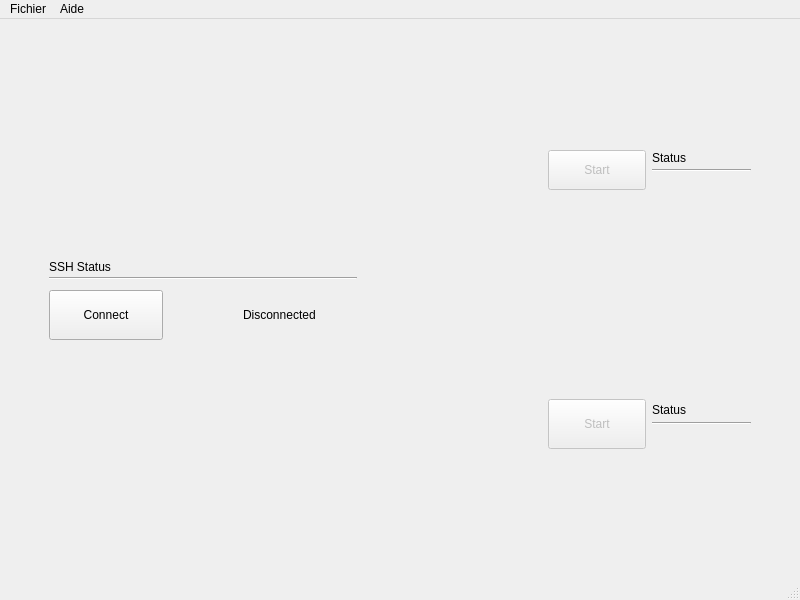
<?xml version="1.0" encoding="UTF-8"?>
<ui version="4.0">
 <class>MainWindow</class>
 <widget class="QMainWindow" name="MainWindow">
  <property name="geometry">
   <rect>
    <x>0</x>
    <y>0</y>
    <width>800</width>
    <height>600</height>
   </rect>
  </property>
  <property name="windowTitle">
   <string>VPSCraft</string>
  </property>
  <property name="windowIcon">
   <iconset resource="../../res/res.qrc">
    <normaloff>:/res/icon.ico</normaloff>:/res/icon.ico</iconset>
  </property>
  <widget class="QWidget" name="centralwidget">
   <layout class="QGridLayout" name="gridLayout">
    <item row="0" column="1">
     <layout class="QHBoxLayout" name="horizontalLayout">
      <item>
       <layout class="QVBoxLayout" name="verticalLayout_4" stretch="0,1,1,0,1,0">
        <property name="spacing">
         <number>0</number>
        </property>
        <property name="sizeConstraint">
         <enum>QLayout::SizeConstraint::SetMinimumSize</enum>
        </property>
        <property name="rightMargin">
         <number>0</number>
        </property>
        <item>
         <spacer name="verticalSpacer_2">
          <property name="orientation">
           <enum>Qt::Orientation::Vertical</enum>
          </property>
          <property name="sizeHint" stdset="0">
           <size>
            <width>20</width>
            <height>40</height>
           </size>
          </property>
         </spacer>
        </item>
        <item>
         <widget class="QLabel" name="label">
          <property name="sizePolicy">
           <sizepolicy hsizetype="Preferred" vsizetype="Minimum">
            <horstretch>0</horstretch>
            <verstretch>0</verstretch>
           </sizepolicy>
          </property>
          <property name="maximumSize">
           <size>
            <width>16777215</width>
            <height>20</height>
           </size>
          </property>
          <property name="text">
           <string>SSH Status</string>
          </property>
         </widget>
        </item>
        <item>
         <widget class="Line" name="line_3">
          <property name="sizePolicy">
           <sizepolicy hsizetype="Minimum" vsizetype="Maximum">
            <horstretch>0</horstretch>
            <verstretch>0</verstretch>
           </sizepolicy>
          </property>
          <property name="minimumSize">
           <size>
            <width>0</width>
            <height>0</height>
           </size>
          </property>
          <property name="orientation">
           <enum>Qt::Orientation::Horizontal</enum>
          </property>
         </widget>
        </item>
        <item>
         <spacer name="verticalSpacer_4">
          <property name="orientation">
           <enum>Qt::Orientation::Vertical</enum>
          </property>
          <property name="sizeType">
           <enum>QSizePolicy::Policy::Fixed</enum>
          </property>
          <property name="sizeHint" stdset="0">
           <size>
            <width>0</width>
            <height>10</height>
           </size>
          </property>
         </spacer>
        </item>
        <item>
         <layout class="QHBoxLayout" name="horizontalLayout_7">
          <property name="spacing">
           <number>0</number>
          </property>
          <property name="sizeConstraint">
           <enum>QLayout::SizeConstraint::SetMinimumSize</enum>
          </property>
          <item>
           <widget class="QPushButton" name="connectSSH">
            <property name="minimumSize">
             <size>
              <width>0</width>
              <height>50</height>
             </size>
            </property>
            <property name="text">
             <string>Connect</string>
            </property>
           </widget>
          </item>
          <item>
           <spacer name="horizontalSpacer_3">
            <property name="orientation">
             <enum>Qt::Orientation::Horizontal</enum>
            </property>
            <property name="sizeType">
             <enum>QSizePolicy::Policy::Fixed</enum>
            </property>
            <property name="sizeHint" stdset="0">
             <size>
              <width>40</width>
              <height>0</height>
             </size>
            </property>
           </spacer>
          </item>
          <item>
           <widget class="QLabel" name="imgSSH">
            <property name="maximumSize">
             <size>
              <width>30</width>
              <height>30</height>
             </size>
            </property>
            <property name="baseSize">
             <size>
              <width>0</width>
              <height>0</height>
             </size>
            </property>
            <property name="text">
             <string/>
            </property>
            <property name="pixmap">
             <pixmap resource="../../res/res.qrc">:/res/radio_off.png</pixmap>
            </property>
            <property name="scaledContents">
             <bool>true</bool>
            </property>
           </widget>
          </item>
          <item>
           <spacer name="horizontalSpacer_4">
            <property name="orientation">
             <enum>Qt::Orientation::Horizontal</enum>
            </property>
            <property name="sizeType">
             <enum>QSizePolicy::Policy::Fixed</enum>
            </property>
            <property name="sizeHint" stdset="0">
             <size>
              <width>10</width>
              <height>0</height>
             </size>
            </property>
           </spacer>
          </item>
          <item>
           <widget class="QLabel" name="labelSSH">
            <property name="maximumSize">
             <size>
              <width>16777215</width>
              <height>20</height>
             </size>
            </property>
            <property name="text">
             <string>Disconnected</string>
            </property>
           </widget>
          </item>
         </layout>
        </item>
        <item>
         <spacer name="verticalSpacer_3">
          <property name="orientation">
           <enum>Qt::Orientation::Vertical</enum>
          </property>
          <property name="sizeHint" stdset="0">
           <size>
            <width>20</width>
            <height>40</height>
           </size>
          </property>
         </spacer>
        </item>
       </layout>
      </item>
      <item>
       <spacer name="horizontalSpacer">
        <property name="orientation">
         <enum>Qt::Orientation::Horizontal</enum>
        </property>
        <property name="sizeType">
         <enum>QSizePolicy::Policy::Fixed</enum>
        </property>
        <property name="sizeHint" stdset="0">
         <size>
          <width>80</width>
          <height>0</height>
         </size>
        </property>
       </spacer>
      </item>
      <item>
       <layout class="QVBoxLayout" name="verticalLayout">
        <property name="rightMargin">
         <number>0</number>
        </property>
        <item>
         <layout class="QHBoxLayout" name="horizontalLayout_3">
          <item>
           <widget class="QLabel" name="imgATM">
            <property name="maximumSize">
             <size>
              <width>100</width>
              <height>100</height>
             </size>
            </property>
            <property name="text">
             <string/>
            </property>
            <property name="pixmap">
             <pixmap resource="../../res/res.qrc">:/res/atm.png</pixmap>
            </property>
            <property name="scaledContents">
             <bool>true</bool>
            </property>
           </widget>
          </item>
          <item>
           <widget class="QPushButton" name="buttonATM">
            <property name="enabled">
             <bool>false</bool>
            </property>
            <property name="minimumSize">
             <size>
              <width>0</width>
              <height>40</height>
             </size>
            </property>
            <property name="text">
             <string>Start</string>
            </property>
           </widget>
          </item>
          <item>
           <layout class="QVBoxLayout" name="verticalLayout_2">
            <property name="spacing">
             <number>1</number>
            </property>
            <property name="sizeConstraint">
             <enum>QLayout::SizeConstraint::SetMinimumSize</enum>
            </property>
            <property name="rightMargin">
             <number>0</number>
            </property>
            <item>
             <widget class="QLabel" name="label_2">
              <property name="enabled">
               <bool>true</bool>
              </property>
              <property name="sizePolicy">
               <sizepolicy hsizetype="Preferred" vsizetype="Minimum">
                <horstretch>0</horstretch>
                <verstretch>0</verstretch>
               </sizepolicy>
              </property>
              <property name="maximumSize">
               <size>
                <width>16777215</width>
                <height>20</height>
               </size>
              </property>
              <property name="text">
               <string>Status</string>
              </property>
             </widget>
            </item>
            <item>
             <widget class="Line" name="line">
              <property name="sizePolicy">
               <sizepolicy hsizetype="Minimum" vsizetype="Maximum">
                <horstretch>0</horstretch>
                <verstretch>0</verstretch>
               </sizepolicy>
              </property>
              <property name="minimumSize">
               <size>
                <width>0</width>
                <height>0</height>
               </size>
              </property>
              <property name="orientation">
               <enum>Qt::Orientation::Horizontal</enum>
              </property>
             </widget>
            </item>
            <item>
             <layout class="QHBoxLayout" name="horizontalLayout_4">
              <property name="spacing">
               <number>6</number>
              </property>
              <property name="sizeConstraint">
               <enum>QLayout::SizeConstraint::SetMinimumSize</enum>
              </property>
              <property name="rightMargin">
               <number>30</number>
              </property>
              <item>
               <widget class="QLabel" name="imgStatusATM">
                <property name="maximumSize">
                 <size>
                  <width>30</width>
                  <height>30</height>
                 </size>
                </property>
                <property name="text">
                 <string/>
                </property>
                <property name="pixmap">
                 <pixmap resource="../../res/res.qrc">:/res/radio_unknown.png</pixmap>
                </property>
                <property name="scaledContents">
                 <bool>true</bool>
                </property>
               </widget>
              </item>
              <item>
               <widget class="QLabel" name="statusATM">
                <property name="maximumSize">
                 <size>
                  <width>16777215</width>
                  <height>20</height>
                 </size>
                </property>
                <property name="text">
                 <string/>
                </property>
               </widget>
              </item>
             </layout>
            </item>
           </layout>
          </item>
         </layout>
        </item>
        <item>
         <spacer name="verticalSpacer">
          <property name="orientation">
           <enum>Qt::Orientation::Vertical</enum>
          </property>
          <property name="sizeType">
           <enum>QSizePolicy::Policy::Fixed</enum>
          </property>
          <property name="sizeHint" stdset="0">
           <size>
            <width>0</width>
            <height>80</height>
           </size>
          </property>
         </spacer>
        </item>
        <item>
         <layout class="QHBoxLayout" name="horizontalLayout_2">
          <property name="rightMargin">
           <number>0</number>
          </property>
          <item>
           <widget class="QLabel" name="imgCTE2">
            <property name="maximumSize">
             <size>
              <width>100</width>
              <height>100</height>
             </size>
            </property>
            <property name="text">
             <string/>
            </property>
            <property name="pixmap">
             <pixmap resource="../../res/res.qrc">:/res/craft2exile.png</pixmap>
            </property>
            <property name="scaledContents">
             <bool>true</bool>
            </property>
            <property name="wordWrap">
             <bool>false</bool>
            </property>
           </widget>
          </item>
          <item>
           <widget class="QPushButton" name="buttonCTE2">
            <property name="enabled">
             <bool>false</bool>
            </property>
            <property name="minimumSize">
             <size>
              <width>0</width>
              <height>50</height>
             </size>
            </property>
            <property name="text">
             <string>Start</string>
            </property>
           </widget>
          </item>
          <item>
           <layout class="QVBoxLayout" name="verticalLayout_3">
            <property name="spacing">
             <number>1</number>
            </property>
            <property name="sizeConstraint">
             <enum>QLayout::SizeConstraint::SetMinimumSize</enum>
            </property>
            <item>
             <widget class="QLabel" name="label_3">
              <property name="sizePolicy">
               <sizepolicy hsizetype="Preferred" vsizetype="Minimum">
                <horstretch>0</horstretch>
                <verstretch>0</verstretch>
               </sizepolicy>
              </property>
              <property name="maximumSize">
               <size>
                <width>16777215</width>
                <height>20</height>
               </size>
              </property>
              <property name="text">
               <string>Status</string>
              </property>
             </widget>
            </item>
            <item>
             <widget class="Line" name="line_2">
              <property name="sizePolicy">
               <sizepolicy hsizetype="Minimum" vsizetype="Maximum">
                <horstretch>0</horstretch>
                <verstretch>0</verstretch>
               </sizepolicy>
              </property>
              <property name="minimumSize">
               <size>
                <width>0</width>
                <height>0</height>
               </size>
              </property>
              <property name="orientation">
               <enum>Qt::Orientation::Horizontal</enum>
              </property>
             </widget>
            </item>
            <item>
             <layout class="QHBoxLayout" name="horizontalLayout_5">
              <property name="sizeConstraint">
               <enum>QLayout::SizeConstraint::SetMinimumSize</enum>
              </property>
              <property name="rightMargin">
               <number>30</number>
              </property>
              <item>
               <widget class="QLabel" name="imgStatusCTE2">
                <property name="maximumSize">
                 <size>
                  <width>30</width>
                  <height>30</height>
                 </size>
                </property>
                <property name="text">
                 <string/>
                </property>
                <property name="pixmap">
                 <pixmap resource="../../res/res.qrc">:/res/radio_unknown.png</pixmap>
                </property>
                <property name="scaledContents">
                 <bool>true</bool>
                </property>
               </widget>
              </item>
              <item>
               <widget class="QLabel" name="statusCTE2">
                <property name="maximumSize">
                 <size>
                  <width>16777215</width>
                  <height>20</height>
                 </size>
                </property>
                <property name="baseSize">
                 <size>
                  <width>0</width>
                  <height>0</height>
                 </size>
                </property>
                <property name="text">
                 <string/>
                </property>
               </widget>
              </item>
             </layout>
            </item>
           </layout>
          </item>
         </layout>
        </item>
       </layout>
      </item>
     </layout>
    </item>
    <item row="0" column="0">
     <spacer name="horizontalSpacer_5">
      <property name="orientation">
       <enum>Qt::Orientation::Horizontal</enum>
      </property>
      <property name="sizeType">
       <enum>QSizePolicy::Policy::Fixed</enum>
      </property>
      <property name="sizeHint" stdset="0">
       <size>
        <width>40</width>
        <height>0</height>
       </size>
      </property>
     </spacer>
    </item>
    <item row="0" column="2">
     <spacer name="horizontalSpacer_2">
      <property name="orientation">
       <enum>Qt::Orientation::Horizontal</enum>
      </property>
      <property name="sizeType">
       <enum>QSizePolicy::Policy::Fixed</enum>
      </property>
      <property name="sizeHint" stdset="0">
       <size>
        <width>40</width>
        <height>0</height>
       </size>
      </property>
     </spacer>
    </item>
   </layout>
  </widget>
  <widget class="QMenuBar" name="menubar">
   <property name="geometry">
    <rect>
     <x>0</x>
     <y>0</y>
     <width>800</width>
     <height>22</height>
    </rect>
   </property>
   <widget class="QMenu" name="menuFichier">
    <property name="title">
     <string>Fichier</string>
    </property>
    <addaction name="actionClose"/>
   </widget>
   <widget class="QMenu" name="menuAide">
    <property name="title">
     <string>Aide</string>
    </property>
    <addaction name="actionAbout"/>
   </widget>
   <addaction name="menuFichier"/>
   <addaction name="menuAide"/>
  </widget>
  <widget class="QStatusBar" name="statusbar"/>
  <action name="actionAbout">
   <property name="icon">
    <iconset theme="QIcon::ThemeIcon::HelpAbout"/>
   </property>
   <property name="text">
    <string>À propos</string>
   </property>
  </action>
  <action name="actionClose">
   <property name="icon">
    <iconset theme="QIcon::ThemeIcon::ApplicationExit"/>
   </property>
   <property name="text">
    <string>Quitter</string>
   </property>
  </action>
 </widget>
 <resources>
  <include location="../../res/res.qrc"/>
 </resources>
 <connections/>
</ui>
